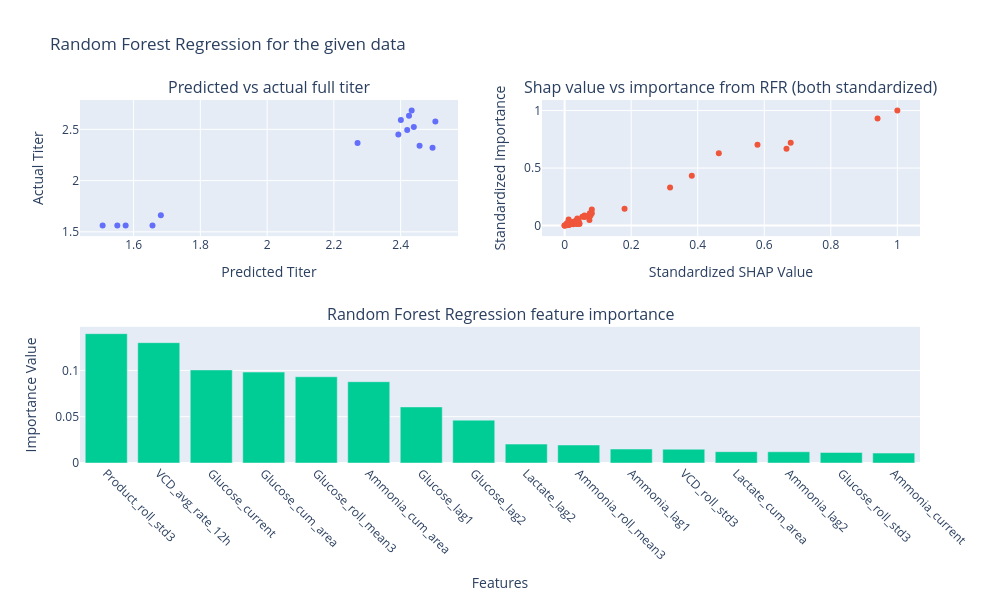

This figure's notebook cell:
### Code cell
cp_75_model = training_random_forest_3(df_cp_75)

### Figure 1 — Plotly figure (JSON) as saved in the notebook; plotly's stock layout.template omitted (floating-point values rounded to 4 significant figures)
{"data": [{"mode": "markers", "type": "scatter", "x": [2.504, 2.42, 1.551, 2.433, 1.682, 2.271, 1.576, 2.425, 2.457, 2.401, 2.439, 1.507, 1.657, 2.393, 2.496], "xaxis": "x", "y": [2.576, 2.493, 1.561, 2.683, 1.662, 2.368, 1.561, 2.634, 2.341, 2.592, 2.523, 1.561, 1.561, 2.451, 2.321], "yaxis": "y"}, {"mode": "markers", "type": "scatter", "x": [1.0, 0.9405, 0.6795, 0.6668, 0.5796, 0.4634, 0.3822, 0.3169, 0.1801, 0.08167, 0.08162, 0.0779, 0.07581, 0.07443, 0.06407, 0.05969, 0.05962, 0.05311, 0.04443, 0.04412, 0.042, 0.03815, 0.03667, 0.03635, 0.03503, 0.03435, 0.03201, 0.03101, 0.02657, 0.02576, 0.02143, 0.02129, 0.02083, 0.02017, 0.01988, 0.01894, 0.01716, 0.0167, 0.01658, 0.01532, 0.01475, 0.01393, 0.01329, 0.01305, 0.0129, 0.01204, 0.01198, 0.01078, 0.009855, 0.009753, 0.008726, 0.008373, 0.008321, 0.008117, 0.006706, 0.006694, 0.006048, 0.005948, 0.005737, 0.005265, 0.0, 0.0, 0.0], "xaxis": "x2", "y": [1.0, 0.9305, 0.7198, 0.667, 0.703, 0.6286, 0.4336, 0.3316, 0.146, 0.1081, 0.1391, 0.08748, 0.1066, 0.04844, 0.0814, 0.07535, 0.08702, 0.07653, 0.01407, 0.02016, 0.03762, 0.06234, 0.01283, 0.0159, 0.02835, 0.04374, 0.03107, 0.02253, 0.03335, 0.01093, 0.03159, 0.02181, 0.01298, 0.02002, 0.02553, 0.0147, 0.01534, 0.02013, 0.02951, 0.00991, 0.01597, 0.01143, 0.007032, 0.01052, 0.007981, 0.0204, 0.05332, 0.0122, 0.007773, 0.007734, 0.01935, 0.01471, 0.01441, 0.004609, 0.007666, 0.01915, 0.00627, 0.006217, 0.002733, 0.004451, 0.0, 0.0, 0.0], "yaxis": "y2"}, {"type": "bar", "x": ["Product_roll_std3", "VCD_avg_rate_12h", "Glucose_current", "Glucose_cum_area", "Glucose_roll_mean3", "Ammonia_cum_area", "Glucose_lag1", "Glucose_lag2", "Lactate_lag2", "Ammonia_roll_mean3", "Ammonia_lag1", "VCD_roll_std3", "Lactate_cum_area", "Ammonia_lag2", "Glucose_roll_std3", "Ammonia_current"], "xaxis": "x3", "y": [0.1397, 0.13, 0.1005, 0.09821, 0.09318, 0.08781, 0.06058, 0.04632, 0.0204, 0.01943, 0.0151, 0.01489, 0.01222, 0.01216, 0.01137, 0.01069], "yaxis": "y3"}], "layout": {"annotations": [{"font": {"size": 16}, "showarrow": false, "text": "Predicted vs actual full titer", "x": 0.225, "xanchor": "center", "xref": "paper", "y": 1, "yanchor": "bottom", "yref": "paper"}, {"font": {"size": 16}, "showarrow": false, "text": "Shap value vs importance from RFR (both standardized)", "x": 0.775, "xanchor": "center", "xref": "paper", "y": 1, "yanchor": "bottom", "yref": "paper"}, {"font": {"size": 16}, "showarrow": false, "text": "Random Forest Regression feature importance", "x": 0.5, "xanchor": "center", "xref": "paper", "y": 0.375, "yanchor": "bottom", "yref": "paper"}], "height": 600, "showlegend": false, "title": {"text": "Random Forest Regression for the given data"}, "width": 1000, "xaxis": {"anchor": "y", "domain": [0, 0.45], "title": {"text": "Predicted Titer"}}, "xaxis2": {"anchor": "y2", "domain": [0.55, 1], "title": {"text": "Standardized SHAP Value"}}, "xaxis3": {"anchor": "y3", "domain": [0, 1], "tickangle": 45, "title": {"text": "Features"}}, "yaxis": {"anchor": "x", "domain": [0.625, 1], "title": {"text": "Actual Titer"}}, "yaxis2": {"anchor": "x2", "domain": [0.625, 1], "title": {"text": "Standardized Importance"}}, "yaxis3": {"anchor": "x3", "domain": [0, 0.375], "title": {"text": "Importance Value"}}}}
